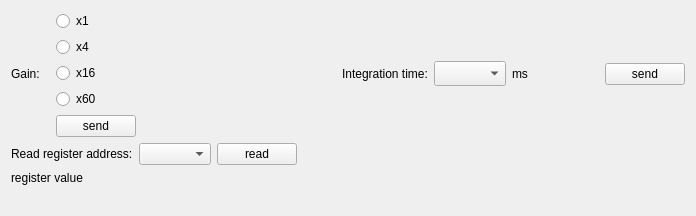
     <widget class="QWidget" name="tab_3">
      <attribute name="title">
       <string>setup</string>
      </attribute>
      <layout class="QVBoxLayout" name="verticalLayout_30">
       <item>
        <layout class="QVBoxLayout" name="verticalLayout_29">
         <item>
          <layout class="QHBoxLayout" name="horizontalLayout_32">
           <item>
            <layout class="QHBoxLayout" name="horizontalLayout_31">
             <item>
              <widget class="QLabel" name="label">
               <property name="minimumSize">
                <size>
                 <width>20</width>
                 <height>20</height>
                </size>
               </property>
               <property name="maximumSize">
                <size>
                 <width>50</width>
                 <height>140</height>
                </size>
               </property>
               <property name="text">
                <string>Gain:</string>
               </property>
              </widget>
             </item>
             <item>
              <spacer name="horizontalSpacer_24">
               <property name="orientation">
                <enum>Qt::Horizontal</enum>
               </property>
               <property name="sizeType">
                <enum>QSizePolicy::Maximum</enum>
               </property>
               <property name="sizeHint" stdset="0">
                <size>
                 <width>10</width>
                 <height>20</height>
                </size>
               </property>
              </spacer>
             </item>
             <item>
              <layout class="QVBoxLayout" name="verticalLayout">
               <item>
                <widget class="QRadioButton" name="radioButton">
                 <property name="maximumSize">
                  <size>
                   <width>200</width>
                   <height>25</height>
                  </size>
                 </property>
                 <property name="text">
                  <string>x1</string>
                 </property>
                </widget>
               </item>
               <item>
                <widget class="QRadioButton" name="radioButton_2">
                 <property name="maximumSize">
                  <size>
                   <width>200</width>
                   <height>25</height>
                  </size>
                 </property>
                 <property name="text">
                  <string>x4</string>
                 </property>
                </widget>
               </item>
               <item>
                <widget class="QRadioButton" name="radioButton_3">
                 <property name="maximumSize">
                  <size>
                   <width>200</width>
                   <height>25</height>
                  </size>
                 </property>
                 <property name="text">
                  <string>x16</string>
                 </property>
                </widget>
               </item>
               <item>
                <widget class="QRadioButton" name="radioButton_7">
                 <property name="maximumSize">
                  <size>
                   <width>200</width>
                   <height>25</height>
                  </size>
                 </property>
                 <property name="text">
                  <string>x60</string>
                 </property>
                </widget>
               </item>
               <item>
                <widget class="QPushButton" name="pushButton">
                 <property name="maximumSize">
                  <size>
                   <width>200</width>
                   <height>25</height>
                  </size>
                 </property>
                 <property name="text">
                  <string>send</string>
                 </property>
                </widget>
               </item>
              </layout>
             </item>
            </layout>
           </item>
           <item>
            <spacer name="horizontalSpacer_25">
             <property name="orientation">
              <enum>Qt::Horizontal</enum>
             </property>
             <property name="sizeType">
              <enum>QSizePolicy::Maximum</enum>
             </property>
             <property name="sizeHint" stdset="0">
              <size>
               <width>200</width>
               <height>20</height>
              </size>
             </property>
            </spacer>
           </item>
           <item>
            <layout class="QHBoxLayout" name="horizontalLayout_5">
             <item>
              <widget class="QLabel" name="label_9">
               <property name="maximumSize">
                <size>
                 <width>100</width>
                 <height>30</height>
                </size>
               </property>
               <property name="text">
                <string>Integration time:</string>
               </property>
              </widget>
             </item>
             <item>
              <widget class="QComboBox" name="comboBox">
               <property name="maximumSize">
                <size>
                 <width>200</width>
                 <height>25</height>
                </size>
               </property>
              </widget>
             </item>
             <item>
              <widget class="QLabel" name="label_10">
               <property name="minimumSize">
                <size>
                 <width>87</width>
                 <height>69</height>
                </size>
               </property>
               <property name="maximumSize">
                <size>
                 <width>87</width>
                 <height>69</height>
                </size>
               </property>
               <property name="text">
                <string>ms</string>
               </property>
              </widget>
             </item>
             <item>
              <widget class="QPushButton" name="pushButton_6">
               <property name="maximumSize">
                <size>
                 <width>150</width>
                 <height>16777215</height>
                </size>
               </property>
               <property name="text">
                <string>send</string>
               </property>
              </widget>
             </item>
            </layout>
           </item>
          </layout>
         </item>
         <item>
          <layout class="QVBoxLayout" name="verticalLayout_28">
           <item>
            <layout class="QHBoxLayout" name="horizontalLayout_30">
             <item>
              <widget class="QLabel" name="label_11">
               <property name="text">
                <string>Read register address:</string>
               </property>
              </widget>
             </item>
             <item>
              <widget class="QComboBox" name="comboBox_2">
               <property name="maximumSize">
                <size>
                 <width>200</width>
                 <height>16777215</height>
                </size>
               </property>
              </widget>
             </item>
             <item>
              <widget class="QPushButton" name="pushButton_7">
               <property name="maximumSize">
                <size>
                 <width>200</width>
                 <height>16777215</height>
                </size>
               </property>
               <property name="text">
                <string>read</string>
               </property>
              </widget>
             </item>
             <item>
              <spacer name="horizontalSpacer_26">
               <property name="orientation">
                <enum>Qt::Horizontal</enum>
               </property>
               <property name="sizeHint" stdset="0">
                <size>
                 <width>40</width>
                 <height>20</height>
                </size>
               </property>
              </spacer>
             </item>
            </layout>
           </item>
           <item>
            <widget class="QLabel" name="label_15">
             <property name="maximumSize">
              <size>
               <width>200</width>
               <height>16777215</height>
              </size>
             </property>
             <property name="text">
              <string>register value</string>
             </property>
            </widget>
           </item>
          </layout>
         </item>
        </layout>
       </item>
       <item>
        <widget class="QLabel" name="label_16">
         <property name="text">
          <string/>
         </property>
        </widget>
       </item>
      </layout>
     </widget>
